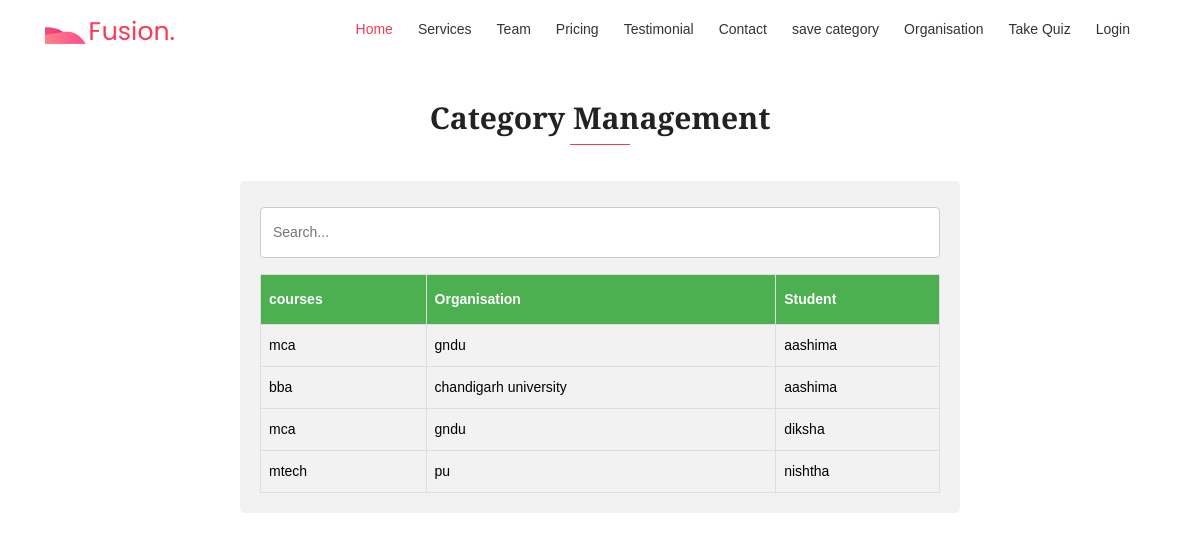
The page /or/successs/ on the database its author committed.
### organisation/models.py (models this page shows, shortened)
class Student(models.Model):
    objects = models.Manager()
    name = models.CharField(max_length=100)
    organisation = models.ForeignKey(Organisation, on_delete=models.SET_NULL, null=True)
    courses = models.ForeignKey(Courses, on_delete=models.SET_NULL, null=True)

class Courses(models.Model):
    objects = models.Manager()
    organisation = models.ForeignKey(Organisation, on_delete=models.CASCADE, null=True)
    name = models.CharField(max_length=300)
    def __str__(self):
        return self.name

class Organisation(models.Model):
  objects = models.Manager()
  name = models.CharField(max_length=60)
  def __str__(self):
        return self.name

### organisation/views.py (the view)
# urls.py: path('successs/',views.successs,name='successs'),
def successs(request):
    dta=Student.objects.all()
    dta = Student.objects.order_by('name')
    context = {
            'dta':dta
    }
    return render(request,'sl.html',context=context)

### organisation/templates/sl.html
{% extends 'layout.html' %}
{% block content %}
<div class="section-header text-center">
    <h2 class="section-title wow fadeInDown" data-wow-delay="0.3s">Category Management</h2>
    <div class="shape wow fadeInDown" data-wow-delay="0.3s"></div>
  </div>
<div class="container1">
        <form action="{% url 'search2_results' %}" method="get">
                <input name="q" type="text" placeholder="Search...">
              </form>
        <table id="customers">
            <tr>
                <th>courses</th>
                <th>Organisation</th>
                <th>Student</th>
            </tr>
            {% for Student in dta %}
            <tr>
                <td style="color: black">{{ Student.courses}}</td>
                <td style="color: black">{{ Student.organisation}}</td>
                <td style="color: black">{{ Student.name}}</td>
            </tr>
            {% endfor %}
        </table>
        {% endblock %}

### fusion/static/css/main.css (style rules this page uses)
html { overflow-x: hidden; }
body { background: #fff; font-size: 14px; font-weight: 400; font-family: 'Open Sans', sans-serif; -webkit-box-sizing: border-box; -moz-box-sizing: border-box; box-sizing: border-box; -webkit-font-smoothing: subpixel-antialiased; color: #abacae; line-height: 25px; -webkit-backface-visibility: hidden; backface-visibility: hidden; overflow-x: hidden; }
h1, h2, h3, h4 { font-size: 38px; color: #222222; font-weight: 700; font-family: 'Arvo', serif; }
.section-header { margin-bottom: 30px; }
.section-title { font-size: 30px; color: #222222; display: inline-block; font-weight: 700; position: relative; }
.shape { height: 1px; margin: 0 auto 30px; position: relative; width: 60px; background-color: #F63854; }

### fusion/static/css/layout.css (style rules this page uses)
body { font-family: Arial, Helvetica, sans-serif; }
* { box-sizing: border-box; }
input[type=text], select, textarea { width: 100%; padding: 12px; border: 1px solid #ccc; border-radius: 4px; box-sizing: border-box; margin-top: 6px; margin-bottom: 16px; resize: vertical; }
.container1 { border-radius: 5px; background-color: #f2f2f2; padding: 20px; margin-left: 20%; margin-right: 20%; margin-top: 3%; margin-bottom: 30px; }
#customers { font-family: "Trebuchet MS", Arial, Helvetica, sans-serif; border-collapse: collapse; width: 100%; }
#customers td, #customers th { border: 1px solid #ddd; padding: 8px; }
#customers tr:nth-child(even) { background-color: #f2f2f2; }
#customers th { padding-top: 12px; padding-bottom: 12px; text-align: left; background-color: #4CAF50; color: white; }
.section-header { margin-top: 100px; }

### rows shown on the page
Student: courses "mca", organisation "gndu", name "aashima"
Student: courses "bba", organisation "chandigarh university", name "aashima"
Student: courses "mca", organisation "gndu", name "diksha"
Student: courses "mtech", organisation "pu", name "nishtha"
